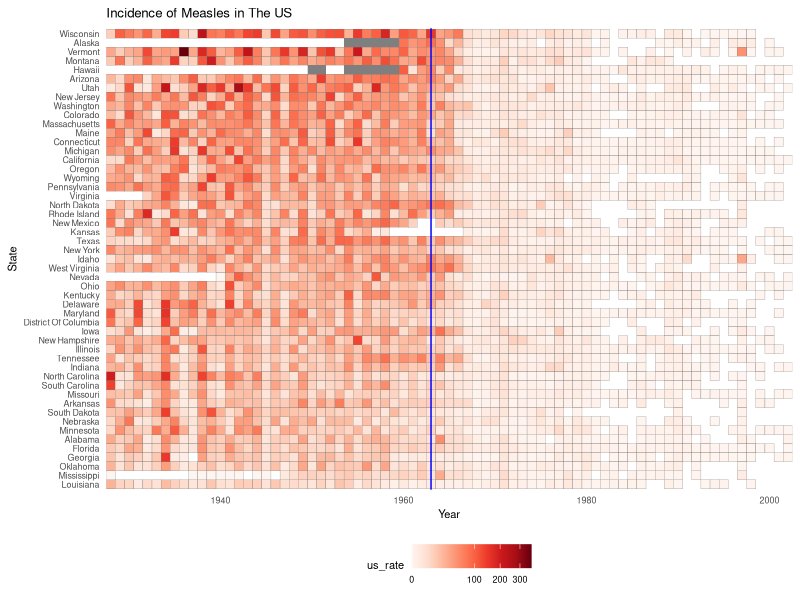
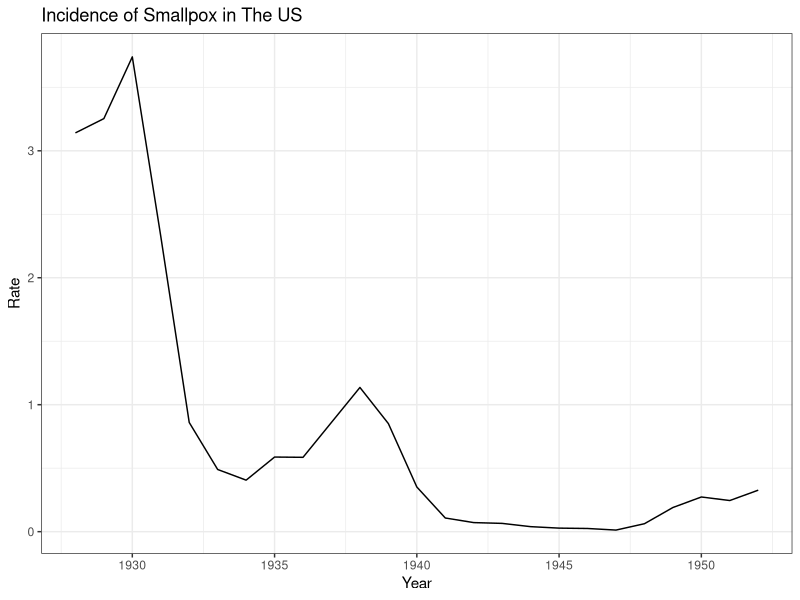
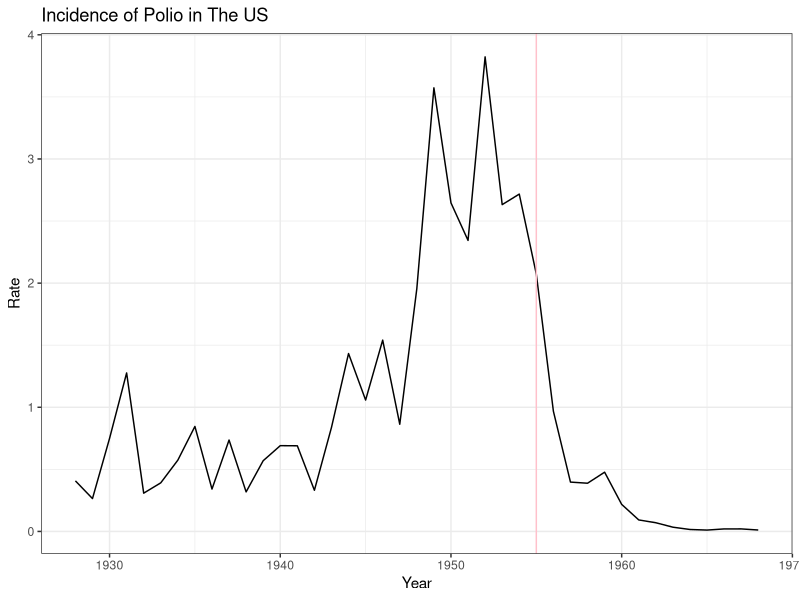

Reproduce these figures in R, in order.
## ---- chunk 1
#| echo: false
#| warning: false
library(tidyverse)
library(dslabs)
library(ggplot2)
## ---- chunk 2
#| echo: false
## use this color pallete
reds <- RColorBrewer::brewer.pal(9, "Reds")

us_contagious_diseases %>%
  filter(disease == "Measles" & weeks_reporting > 0) %>%
  mutate(us_rate = count / population * 10000 * 52 / weeks_reporting) %>%
   mutate(state = reorder(state, ifelse(year <= 1963, us_rate, NA), 
                         median, na.rm = TRUE)) %>%
 ggplot(aes(year, state, fill = us_rate)) +
  geom_tile(color = "grey50") +
  scale_x_continuous(expand = c(0,0)) +
  scale_fill_gradientn(colors = reds, trans = "sqrt") +
  geom_vline(xintercept = 1963, col = "blue") +
  theme_minimal() +  
  theme(panel.grid = element_blank(), 
        legend.position = "bottom", 
        text = element_text(size = 8)) +
  labs(title = "Incidence of Measles in The US", x = "Year", y = "State")
## ---- chunk 3
#| echo: false
us_contagious_diseases %>%
  filter(disease == "Smallpox" & !state %in% c("Alaska", "Hawaii") &
           weeks_reporting > 0) %>%
  group_by(year) %>%
  summarize(rate = sum(count/weeks_reporting*52, na.rm = TRUE)/sum(population)*10000) %>% 
  ggplot(aes(year, rate)) +
  geom_line() +
  labs(x = "Year", y = "Rate", title = "Incidence of Smallpox in The US") +
  theme_bw()
## ---- chunk 4
#| echo: false
us_contagious_diseases %>%
  filter(disease == "Polio" & !state %in% c("Alaska", "Hawaii") &
           weeks_reporting > 0) %>%
  group_by(year) %>%
  summarize(rate = sum(count/weeks_reporting*52, na.rm = TRUE)/sum(population)*10000) %>%
  ggplot(aes(year, rate)) +
  geom_line() +
  labs(x = "Year", y = "Rate", title = "Incidence of Polio in The US") +
  theme_bw() +
  geom_vline(xintercept = 1955, col = "pink", show.legend = FALSE)
